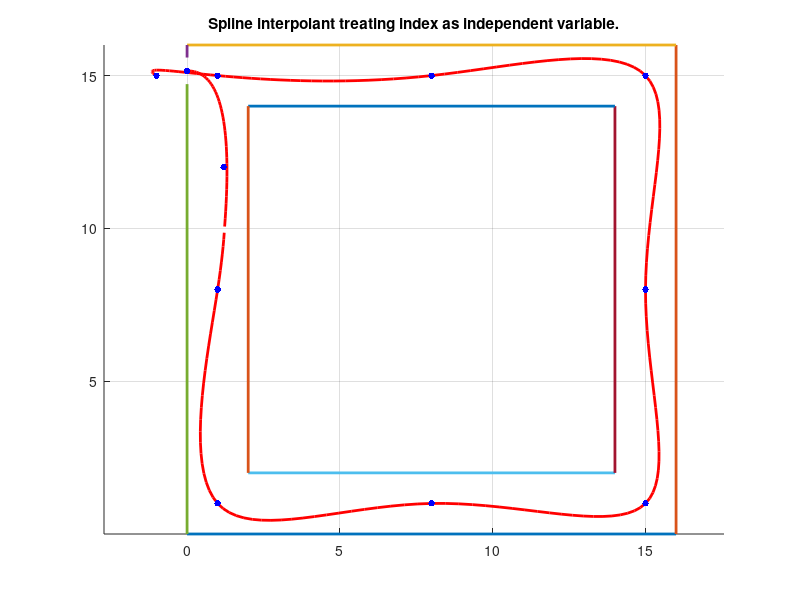

Source code (MATLAB):

%%

map = [
        %x1     y1      x2      y2
        %outer lines
        0       0       16      0
        16      0       16      16
        16      16      0       16
        0       16      0       15.59
        0       14.72   0       0
        %inner lines
        2       2       14      2
        14      2       14      14
        14      14      2       14
        2       14      2       2
    ];
    
    hold on
    for line = 1:size(map,1)
        A = map(line,1:2);
        B = map(line,3:4);
        plot([A(1) B(1)],[A(2) B(2)],'LineWidth',2);
    end




%%
points1=[0 15.15;1.118 13.91; 1.229 10.06];
points1=transpose(points1);
points=[0 15.15;1 15;1.2 12;1 8;1 1;8 1;15 1;15 8;15 15;8 15;1 15;-1 15];
points = transpose(points);
[ m, n ] = size ( points );
[ m1, n1 ] = size ( points1 );
s=(1:n);
s1=(1:n1);
t = ( 1 : 0.05 : n );
t1= ( 1 : 0.05 : n1 );
u = spline ( s, points(1,:), t );
v = spline ( s, points(2,:), t );
[~,size1] = size(u);
vaux=v;

for i=1:size1
   if(v(1)>10.06)
       v(1)=[];
       u(1)=[];
       i
   else
       break;
   end
end

u1 = spline ( s1, points1(1,:), t1 );
v1 = spline ( s1, points1(2,:), t1 );
%clf


plot ( u, v, 'Color', 'r', 'LineWidth', 2 )
plot ( u1, v1, 'Color', 'r', 'LineWidth', 2 )
hold on
plot( points(1,:), points(2,:), 'b.', 'MarkerSize', 15 );
axis equal;
grid on;
title ( 'Spline interpolant treating index as independent variable.' );
hold off;
